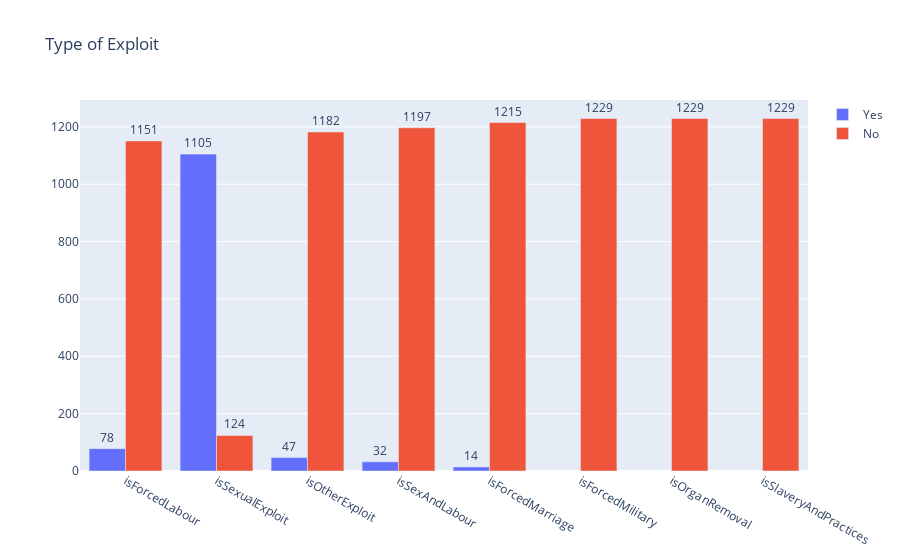

The code cell stored with this chart in its notebook:
### Code cell
yes = []
no = []
for col in colm_exploit:
    counts = dict(exploit_df[col].value_counts())
    if 1.0 in counts.keys():
        yes.append(counts[1.0])
    if 0.0 in counts.keys():
        no.append(counts[0.0])
    
fig = go.Figure(data=[
    go.Bar(name='Yes', x=colm_exploit, y=yes),
    go.Bar(name='No', x=colm_exploit, y=no)
])
fig.update_traces(texttemplate='%{value}', textposition='outside')
fig.update_layout(title_text='Type of Exploit')
fig.show()

### Figure 1 — Plotly figure (JSON) as saved in the notebook; plotly's stock layout.template omitted (floating-point values rounded to 4 significant figures)
{"data": [{"name": "Yes", "textposition": "outside", "texttemplate": "%{value}", "type": "bar", "x": ["isForcedLabour", "isSexualExploit", "isOtherExploit", "isSexAndLabour", "isForcedMarriage", "isForcedMilitary", "isOrganRemoval", "isSlaveryAndPractices"], "y": [78, 1105, 47, 32, 14]}, {"name": "No", "textposition": "outside", "texttemplate": "%{value}", "type": "bar", "x": ["isForcedLabour", "isSexualExploit", "isOtherExploit", "isSexAndLabour", "isForcedMarriage", "isForcedMilitary", "isOrganRemoval", "isSlaveryAndPractices"], "y": [1151, 124, 1182, 1197, 1215, 1229, 1229, 1229]}], "layout": {"title": {"text": "Type of Exploit"}}}
